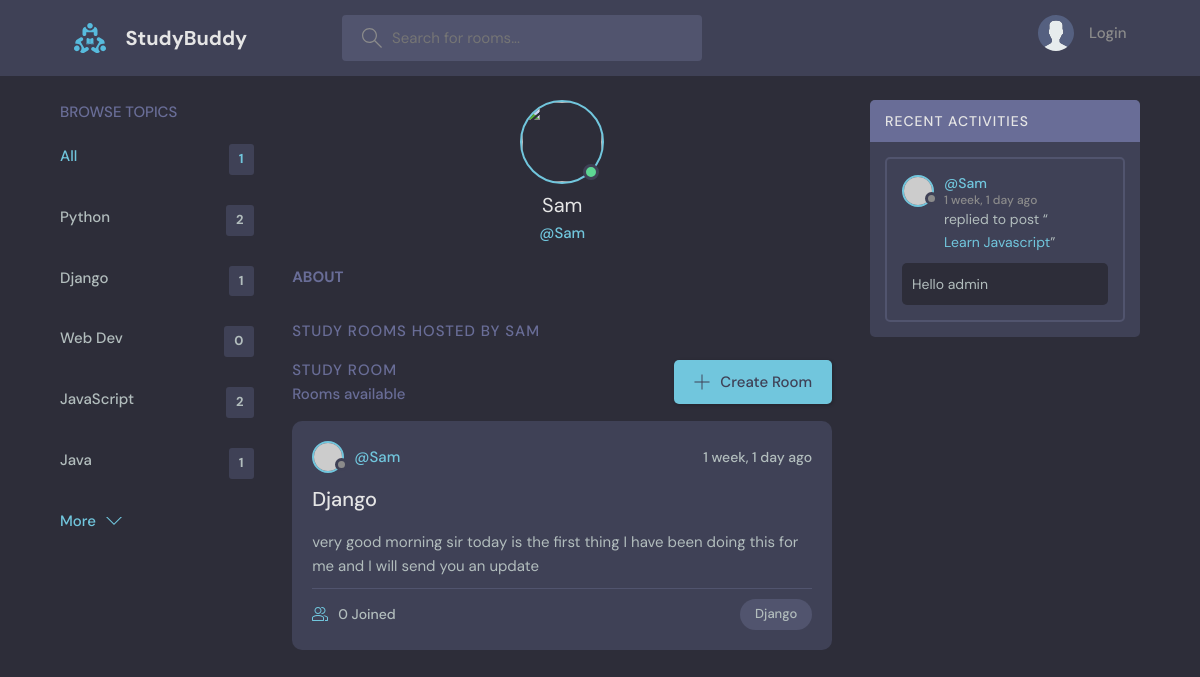
The page /profile/2 on the database its author committed.
### base/models.py (models this page shows)
class Topic(models.Model):
    name = models.CharField( max_length=200 )
    def __str__(self):
        return self.name

class Room(models.Model):
    host = models.ForeignKey(User, on_delete=models.SET_NULL, null=True)
    topic = models.ForeignKey(Topic, on_delete=models.SET_NULL, null=True)
    participants = models.ManyToManyField(User, related_name='participants', blank=True)
    name = models.CharField( max_length=200 )
    description = models.TextField( null=True )
    created = models.DateTimeField( auto_now_add=True )
    updated = models.DateTimeField( auto_now=True )
    class Meta:
        ordering = ['-updated','-created']
    def __str__(self):
        return self.name

class Message(models.Model):
    room = models.ForeignKey(Room, on_delete=models.CASCADE)
    user = models.ForeignKey(User, on_delete=models.CASCADE)
    body = models.TextField()
    created = models.DateTimeField( auto_now_add=True )
    updated = models.DateTimeField( auto_now=True )
    class Meta:
        ordering = ['-updated','-created']
    def __str__(self):
        return self.body[:50]

### base/views.py (the view)
# urls.py: path('profile/<str:pk>', views.profilePage, name='profile'),
def profilePage(request, pk):
    user = User.objects.get(id=pk)
    rooms = user.room_set.all()
    room_messages = user.message_set.all()
    topics = Topic.objects.all()
    context = {'user':user, 'rooms':rooms, 'room_messages':room_messages,'topics':topics}
    return render(request, 'base/profile.html' ,context)

### base/templates/base/profile.html (shortened to what this page needs)
{% extends 'main.html' %}
{% load static %}
{% block content %}
<main class="profile-page layout layout--3">
  <div class="container">
    {% include 'base/topics_component.html' %}
    <div class="roomList">
        <div class="profile">
          <div class="profile__avatar">
            <div class="avatar avatar--large active">
              <img src="{{user.avatar.url}}" />
            </div>
          </div>
          <div class="profile__info">
            <h3>{{user.username}}</h3>
            <p>@{{user.username}}</p>
          </div>
          <div class="profile__about">
            <h3>About</h3>
          </div>
        </div>
        <div class="roomList__header">
          <div>
            <h2>Study Rooms Hosted by {{user.username}}</a>
            </h2>
          </div>
        </div>
        {% include 'base/feed_component.html' %}
    </div>
    {% include 'base/activity_component.html' %}
  </div>
</main>
{% endblock content %}

### base/templates/base/topics_component.html
<div class="topics">
  <div class="topics__header">
    <h2>Browse Topics</h2>
  </div>
  <ul class="topics__list">
    <li>
      <a href="{% url 'home' %}" class="active">All <span>{{rooms.count}}</span></a>
    </li>
    {% for topic in topics %}
    <li>
      <a href="{% url 'home' %}?q={{topic.name}}">{{topic.name}} <span>{{topic.room_set.all.count}}</span></a>
    </li>
    {% endfor %}
  </ul>
  <a class="btn btn--link" href="{% url 'topics' %}">
    More
    <svg version="1.1" xmlns="http://www.w3.org/2000/svg" width="32" height="32" viewBox="0 0 32 32">
      <title>chevron-down</title>
      <path d="M16 21l-13-13h-3l16 16 16-16h-3l-13 13z"></path>
    </svg>
  </a>
</div>

### base/templates/base/feed_component.html (shortened to what this page needs)
<div class="roomList">
  <div class="roomList__header">
    <div>
      <h2>Study Room</h2>
      <p>{{room_count}} Rooms available</p>
    </div>
    <a class="btn btn--main" href="{% url 'create-room' %}">
      <svg version="1.1" xmlns="http://www.w3.org/2000/svg" width="32" height="32" viewBox="0 0 32 32">
        <title>add</title>
        <path
          d="M16.943 0.943h-1.885v14.115h-14.115v1.885h14.115v14.115h1.885v-14.115h14.115v-1.885h-14.115v-14.115z"
        ></path>
      </svg>
      Create Room
    </a>
  </div>
  {% for room in rooms %}
    <div class="roomListRoom">
        <div class="roomListRoom__header">
          <a href="{% url 'profile' room.host.id %}" class="roomListRoom__author">
            <div class="avatar avatar--small">
              <img src="https://randomuser.me/api/portraits/women/11.jpg" />
            </div>
            <span>@{{room.host.username}}</span>
          </a>
          <div class="roomListRoom__actions">
            <span>{{room.created | timesince }} ago</span>
          </div>
        </div>
        <div class="roomListRoom__content">
          <a href="{% url 'room' room.id %}">{{room.topic.name}}</a>
          <p>
            {{room.description}}
          </p>
        </div>
        <div class="roomListRoom__meta">
          <a href="room.html" class="roomListRoom__joined">
            {{room.participants.count}} Joined
          </a>
          <p class="roomListRoom__topic">{{room.topic}}</p>
        </div>
    </div>
  {% endfor %}
</div>

### base/templates/base/activity_component.html (shortened to what this page needs)
<div class="activities">
  <div class="activities__header">
    <h2>Recent Activities</h2>
  </div>
  {% for message in room_messages %}
  <div class="activities__box">
    <div class="activities__boxHeader roomListRoom__header">
      <a href="{% url 'profile' message.user.id %}" class="roomListRoom__author">
        <div class="avatar avatar--small">
          <img src="https://randomuser.me/api/portraits/women/11.jpg" />
        </div>
        <p>
          @{{message.user}}
          <span>{{message.created | timesince}} ago</span>
        </p>
      </a>
    </div>
    <div class="activities__boxContent">
      <p>replied to post “<a href="{% url 'room' message.room.id %}">{{message.room}}</a>”</p>
      <div class="activities__boxRoomContent">
        {{message}}
      </div>
    </div>
  </div>
  {% endfor %}
</div>

### rows shown on the page
Topic: name "Python", room_set.all.count "2"
Topic: name "Django", room_set.all.count "1"
Topic: name "Web Dev", room_set.all.count "0"
Topic: name "JavaScript", room_set.all.count "2"
Topic: name "Java", room_set.all.count "1"
Room: host.username "Sam", created "1 week, 1 day", topic.name "Django", description "very good morning sir today is the first thing I have been doing this for me and I will send you an update", participants.count "0", topic "Django"
Message: user "Sam", created "1 week, 1 day", room "Learn Javascript", body "Hello admin"

### other values the page prints
{{ rooms.count }} "1"
{{ user.username }} "Sam"
{{ user.username }} "SAM"
